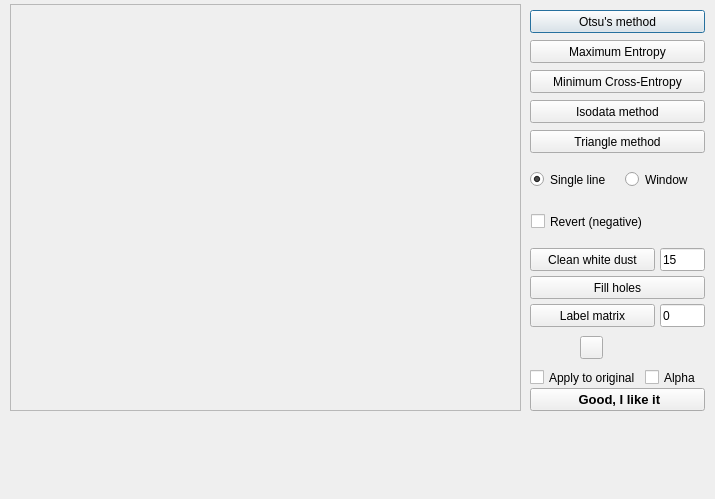
<?xml version="1.0" encoding="UTF-8"?>
<ui version="4.0">
 <class>BinarizeDialog</class>
 <widget class="QDialog" name="BinarizeDialog">
  <property name="geometry">
   <rect>
    <x>0</x>
    <y>0</y>
    <width>715</width>
    <height>499</height>
   </rect>
  </property>
  <property name="windowTitle">
   <string>Binarize Image</string>
  </property>
  <widget class="QLabel" name="previewLabel">
   <property name="geometry">
    <rect>
     <x>10</x>
     <y>4</y>
     <width>511</width>
     <height>407</height>
    </rect>
   </property>
   <property name="frameShape">
    <enum>QFrame::Shape::StyledPanel</enum>
   </property>
   <property name="alignment">
    <set>Qt::AlignmentFlag::AlignCenter</set>
   </property>
   <property name="text">
    <string/>
   </property>
  </widget>
  <widget class="BinHistoWidget" name="histoWidget" native="true">
   <property name="geometry">
    <rect>
     <x>10</x>
     <y>414</y>
     <width>695</width>
     <height>71</height>
    </rect>
   </property>
   <property name="toolTip">
    <string>Grey-level histogram. Drag the line (or the window edges/centre) to set the threshold.</string>
   </property>
  </widget>
  <widget class="QPushButton" name="otsuButton">
   <property name="geometry">
    <rect>
     <x>530</x>
     <y>10</y>
     <width>175</width>
     <height>23</height>
    </rect>
   </property>
   <property name="text">
    <string>Otsu's method</string>
   </property>
  </widget>
  <widget class="QPushButton" name="maxEntropyButton">
   <property name="geometry">
    <rect>
     <x>530</x>
     <y>40</y>
     <width>175</width>
     <height>23</height>
    </rect>
   </property>
   <property name="text">
    <string>Maximum Entropy</string>
   </property>
  </widget>
  <widget class="QPushButton" name="minCrossEntropyButton">
   <property name="geometry">
    <rect>
     <x>530</x>
     <y>70</y>
     <width>175</width>
     <height>23</height>
    </rect>
   </property>
   <property name="text">
    <string>Minimum Cross-Entropy</string>
   </property>
  </widget>
  <widget class="QPushButton" name="isodataButton">
   <property name="geometry">
    <rect>
     <x>530</x>
     <y>100</y>
     <width>175</width>
     <height>23</height>
    </rect>
   </property>
   <property name="text">
    <string>Isodata method</string>
   </property>
  </widget>
  <widget class="QPushButton" name="triangleButton">
   <property name="geometry">
    <rect>
     <x>530</x>
     <y>130</y>
     <width>175</width>
     <height>23</height>
    </rect>
   </property>
   <property name="text">
    <string>Triangle method</string>
   </property>
  </widget>
  <widget class="QRadioButton" name="singleLineRadio">
   <property name="geometry">
    <rect>
     <x>530</x>
     <y>170</y>
     <width>90</width>
     <height>19</height>
    </rect>
   </property>
   <property name="toolTip">
    <string>Drag one line only to separate black and white</string>
   </property>
   <property name="text">
    <string>Single line</string>
   </property>
   <property name="checked">
    <bool>true</bool>
   </property>
   <attribute name="buttonGroup">
    <string notr="true">thresholdModeGroup</string>
   </attribute>
  </widget>
  <widget class="QRadioButton" name="windowRadio">
   <property name="geometry">
    <rect>
     <x>625</x>
     <y>170</y>
     <width>80</width>
     <height>19</height>
    </rect>
   </property>
   <property name="toolTip">
    <string>Inside window is 1, outside is 0. You can drag the window and/or resize it.</string>
   </property>
   <property name="text">
    <string>Window</string>
   </property>
   <attribute name="buttonGroup">
    <string notr="true">thresholdModeGroup</string>
   </attribute>
  </widget>
  <widget class="QCheckBox" name="revertCheck">
   <property name="geometry">
    <rect>
     <x>531</x>
     <y>212</y>
     <width>175</width>
     <height>19</height>
    </rect>
   </property>
   <property name="toolTip">
    <string>Invert (negative) thresholded image.</string>
   </property>
   <property name="text">
    <string>Revert (negative)</string>
   </property>
  </widget>
  <widget class="QPushButton" name="cleanDustButton">
   <property name="geometry">
    <rect>
     <x>530</x>
     <y>248</y>
     <width>125</width>
     <height>23</height>
    </rect>
   </property>
   <property name="toolTip">
    <string>Remove the isolated small group of white pixels inside black zones.</string>
   </property>
   <property name="text">
    <string>Clean white dust</string>
   </property>
  </widget>
  <widget class="QLineEdit" name="dustSizeEdit">
   <property name="geometry">
    <rect>
     <x>660</x>
     <y>248</y>
     <width>45</width>
     <height>23</height>
    </rect>
   </property>
   <property name="toolTip">
    <string>Size of &quot;dust&quot; particles in pixels.</string>
   </property>
   <property name="text">
    <string>15</string>
   </property>
  </widget>
  <widget class="QPushButton" name="fillHolesButton">
   <property name="geometry">
    <rect>
     <x>530</x>
     <y>276</y>
     <width>175</width>
     <height>23</height>
    </rect>
   </property>
   <property name="toolTip">
    <string>Fill holes.</string>
   </property>
   <property name="text">
    <string>Fill holes</string>
   </property>
  </widget>
  <widget class="QPushButton" name="labelMatrixButton">
   <property name="geometry">
    <rect>
     <x>530</x>
     <y>304</y>
     <width>125</width>
     <height>23</height>
    </rect>
   </property>
   <property name="toolTip">
    <string>Show a color image with individual connected components (labels).</string>
   </property>
   <property name="text">
    <string>Label matrix</string>
   </property>
  </widget>
  <widget class="QLineEdit" name="labelEdit">
   <property name="geometry">
    <rect>
     <x>660</x>
     <y>304</y>
     <width>45</width>
     <height>23</height>
    </rect>
   </property>
   <property name="toolTip">
    <string>When &gt; 0 make a mask with that label.
You need to run first the &quot;Label matrix&quot; with 0
and move the mouse to find the label number.</string>
   </property>
   <property name="text">
    <string>0</string>
   </property>
  </widget>
  <widget class="QPushButton" name="undoButton">
   <property name="geometry">
    <rect>
     <x>580</x>
     <y>336</y>
     <width>23</width>
     <height>23</height>
    </rect>
   </property>
   <property name="toolTip">
    <string>Undo previous operation.</string>
   </property>
   <property name="text">
    <string/>
   </property>
  </widget>
  <widget class="QCheckBox" name="applyOrigCheck">
   <property name="geometry">
    <rect>
     <x>530</x>
     <y>368</y>
     <width>110</width>
     <height>19</height>
    </rect>
   </property>
   <property name="toolTip">
    <string>Mask the original image when &quot;Good, I like it&quot;</string>
   </property>
   <property name="text">
    <string>Apply to original</string>
   </property>
  </widget>
  <widget class="QCheckBox" name="useAlphaCheck">
   <property name="geometry">
    <rect>
     <x>645</x>
     <y>368</y>
     <width>60</width>
     <height>19</height>
    </rect>
   </property>
   <property name="toolTip">
    <string>Mask the original image with an alpha layer</string>
   </property>
   <property name="text">
    <string>Alpha</string>
   </property>
  </widget>
  <widget class="QPushButton" name="okButton">
   <property name="geometry">
    <rect>
     <x>530</x>
     <y>388</y>
     <width>175</width>
     <height>23</height>
    </rect>
   </property>
   <property name="font">
    <font>
     <pointsize>10</pointsize>
     <bold>true</bold>
    </font>
   </property>
   <property name="toolTip">
    <string>Create final threshold image</string>
   </property>
   <property name="text">
    <string> Good, I like it</string>
   </property>
  </widget>
 </widget>
 <customwidgets>
  <customwidget>
   <class>BinHistoWidget</class>
   <extends>QWidget</extends>
   <header>binhistowidget.h</header>
   <container>0</container>
  </customwidget>
 </customwidgets>
 <buttongroups>
  <buttongroup name="thresholdModeGroup"/>
 </buttongroups>
</ui>
